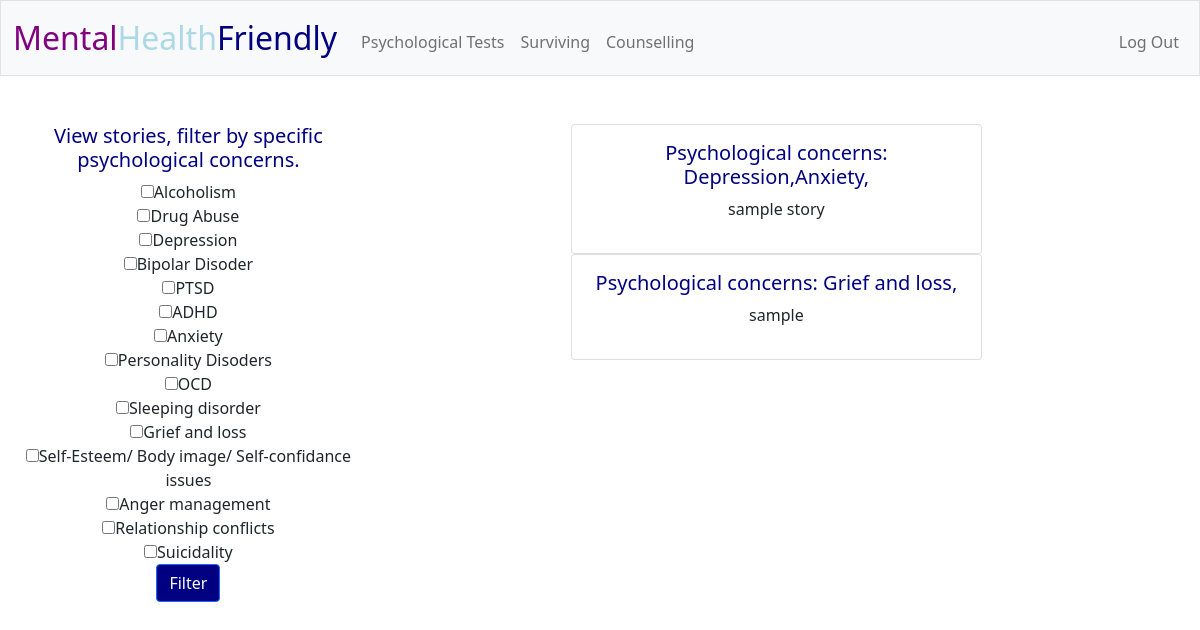
Before: /stories (signed in) with the older database file.
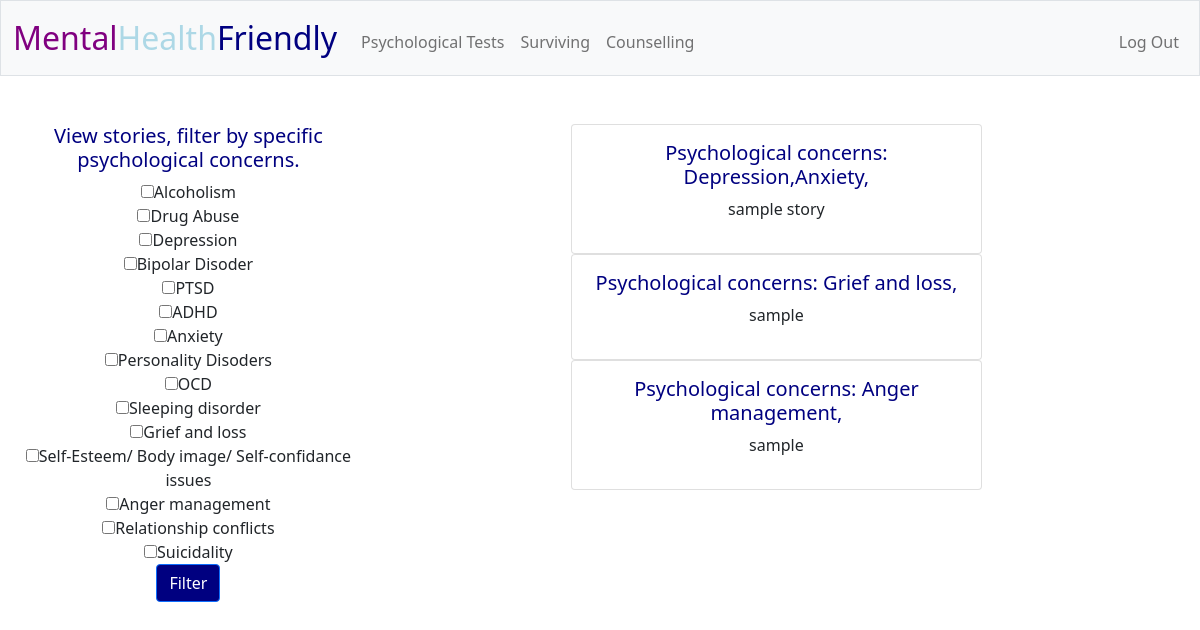
After: the same page with the newer database file.
### tables this page shows
CREATE TABLE stories (id integer primary key autoincrement, psychological_concerns text, story text);

### app.py (the view)
@app.route("/stories", methods=["GET", "POST"])
@login_required
def stories():
    if request.method == "POST":
        checked_concerns = request.form.getlist("concern")
        concerns_csv = ','.join(checked_concerns)
        for concern in CONCERNS:
            pattern = re.compile(concerns_csv)
            match = re.search(pattern, concern)
            if match:
               stories=db.execute("SELECT * FROM stories WHERE psychological_concerns LIKE ?", "%" + concern + "%")
        for test in TESTS:
            pattern = re.compile(concerns_csv)
            match = re.search(pattern, test)
            if match:
               stories=db.execute("SELECT * FROM stories WHERE psychological_concerns LIKE ?", "%" + test + "%")
        return render_template("stories.html", stories=stories, tests=TESTS, concerns=CONCERNS)
    else:
        stories=db.execute("SELECT * FROM stories")
        if not stories:
            flash("There are currently no stories, please revisit the page later")
        return render_template("stories.html", stories=stories, tests=TESTS, concerns=CONCERNS)

### app.py (called while the page is built)
@app.after_request
def after_request(response):
    response.headers["Cache-Control"] = "no-cache, no-store, must-revalidate"
    response.headers["Expires"] = 0
    response.headers["Pragma"] = "no-cache"
    return response

### helpers.py (called while the page is built)
def login_required(f):
    @wraps(f)
    def decorated_function(*args, **kwargs):
        if session.get("user_id") is None:
            return redirect("/login")
        return f(*args, **kwargs)
    return decorated_function

### templates/stories.html (shortened to what this page needs)
{% extends "layout.html" %}
{% block main %}
<div class="filter">
    <h5>View stories, filter by specific psychological concerns.</h5>
    <form action="/stories" method="post">
    {% for test in tests %}
        <input type="checkbox" name="concern" value="{{ test }}">{{ test }}
        <br>
    {% endfor %}
    {% for concern in concerns %}
        <input type="checkbox" name="concern" value="{{ concern }}">{{ concern }}
        <br>
    {% endfor %}
    <input class="btn btn-primary" type="submit" value="Filter">
</form>
</div>
<div class="stories">
        {% for story in stories %}
        <div class="card">
            <div class="card-body">
                  <h5>Psychological concerns: {{ story.psychological_concerns }}</h5>
                  <p>{{ story.story }}</p>
        </div>
        </div>
        {% endfor %}
        </div>
{% endblock %}

### templates/layout.html (shortened to what this page needs)
<!DOCTYPE html>
<html lang="en">
    <head>
        <link href="https://cdn.jsdelivr.net/npm/bootstrap@5.1.3/dist/css/bootstrap.min.css" rel="stylesheet">
        <link href="/static/styles.css" rel="stylesheet">
    </head>
    <body>
        <nav class="bg-light border navbar navbar-expand-md navbar-light">
            <div class="container-fluid">
                <a class="navbar-brand" href="/"><span class="purple">Mental</span><span class="lightBlue">Health</span><span class="blue">Friendly</span></a>
                <div class="collapse navbar-collapse" id="navbar">
                    {% if session["user_id"] %}
                        <ul class="navbar-nav me-auto mt-2">
                            <li class="nav-item"><a class="nav-link" href="/tests">Psychological Tests</a></li>
                            <li class="nav-item"><a class="nav-link" href="/surviving">Surviving</a></li>
                            <li class="nav-item"><a class="nav-link" href="/counselling">Counselling</a></li>
                        </ul>
                        <ul class="navbar-nav ms-auto mt-2">
                            <li class="nav-item"><a class="nav-link" href="/logout">Log Out</a></li>
                        </ul>
                    {% else %}
                        <ul class="navbar-nav ms-auto mt-2">
                            <li class="nav-item"><a class="nav-link" href="/register">Register</a></li>
                            <li class="nav-item"><a class="nav-link" href="/login">Log In</a></li>
                        </ul>
                    {% endif %}
                </div>
            </div>
        </nav>
        <main class="container-fluid py-5 text-center">
            {% block main %}{% endblock %}
        </main>
    </body>
</html>

### static/styles.css (style rules this page uses)
nav .navbar-brand { font-size: xx-large; }
nav .navbar-brand .blue { color: #000080; }
nav .navbar-brand .purple { color: #800080; }
nav .navbar-brand .lightBlue { color: #add8e6; }
.btn { background-color: #000080; }
.card { width: 50%; margin: auto; }
.filter { float: left; width: 30%; }
.stories { float: right; width: 70%; }
h5 { color: #000080; }

Changed rows visible on the page:
added stories: psychological_concerns "Anger management,", story "sample"
